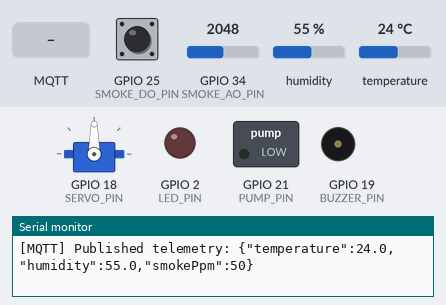
The sketch below on a simulated ESP32. Shown: servo, switched loads named in the sketch (green lamp = pin HIGH), output pins drawn as LEDs (lit = HIGH), buzzer (waves = sounding), the last lines printed to the serial monitor. The inputs (shaded band) are chosen by the test bench; at power-on: GPIO 25 (SMOKE_DO_PIN) HIGH, GPIO 34 (SMOKE_AO_PIN) = 2048, humidity 55 %, temperature 24 °C. WiFi joins after 1.5 s; servers stay silent unless stated; no MQTT or app messages arrive unless stated.

Above: at 2.7 s.
2.8 s: MQTT message "ON" arrives on the first subscribed topic
At 3.1 s:
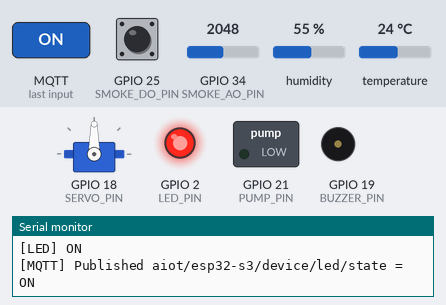
4.3 s: MQTT message "ON" arrives on the second subscribed topic
At 5.5 s:
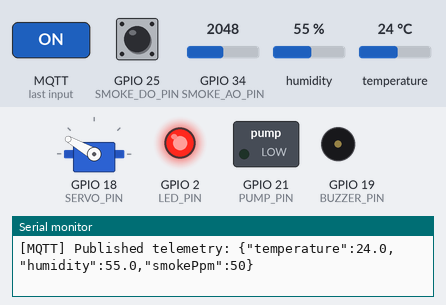
5.8 s: MQTT message "OFF" arrives on the first subscribed topic
At 6.6 s:
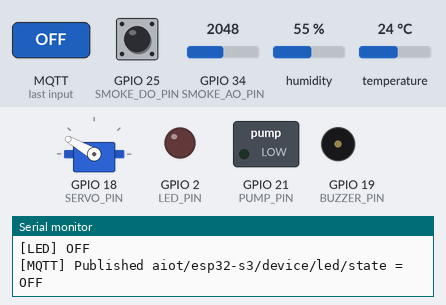
7.3 s: MQTT message "ON" arrives on the third subscribed topic
At 7.8 s:
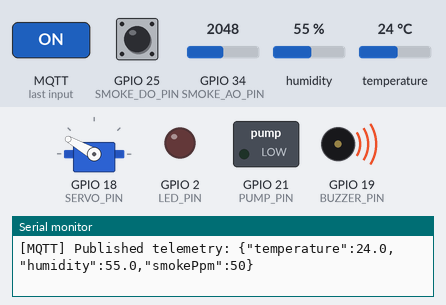
8.8 s: MQTT message "OFF" arrives on the second subscribed topic
At 10.0 s:
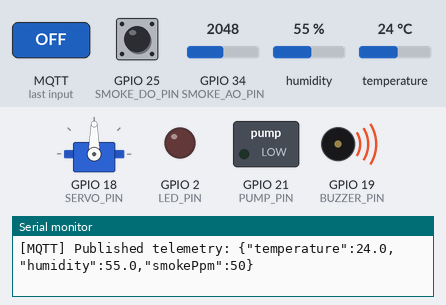
10.3 s: MQTT message "1" arrives on the first subscribed topic
At 11.3 s:
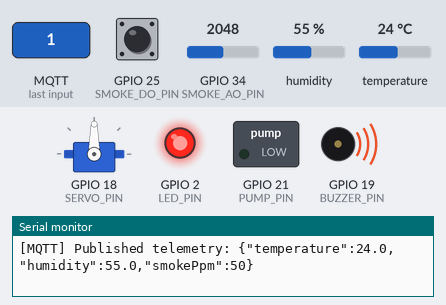
Timing chart, 0 to 12.8 s (numbered marks = the images above; inputs shaded):
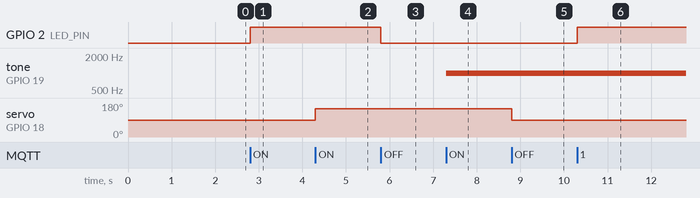

The sketch:

sketch.ino
```cpp
#include <WiFi.h>
#include <WiFiClientSecure.h>
#include <PubSubClient.h>
#include <ESP32Servo.h>
#include <DHTesp.h>

const char* WIFI_SSID = "Wokwi-GUEST";
const char* WIFI_PASSWORD = "";
const int WIFI_CHANNEL = 6;

const char* MQTT_HOST = "b66733af03914cf1a45702ed5b2f999d.s1.eu.hivemq.cloud";
const int MQTT_PORT = 8883;
const char* MQTT_USERNAME = "aiot_esp32";
const char* MQTT_PASSWORD = "Aiot@123456";

const char* MQTT_CLIENT_ID = "wokwi-esp32-devices-01";

const char* LED_COMMAND_TOPIC = "aiot/esp32-s3/device/led/set";
const char* LED_STATE_TOPIC = "aiot/esp32-s3/device/led/state";
const char* SERVO_COMMAND_TOPIC = "aiot/esp32-s3/device/servo/set";
const char* SERVO_STATE_TOPIC = "aiot/esp32-s3/device/servo/state";
const char* BUZZER_COMMAND_TOPIC = "aiot/esp32-s3/device/buzzer/set";
const char* BUZZER_STATE_TOPIC = "aiot/esp32-s3/device/buzzer/state";
const char* PUMP_COMMAND_TOPIC = "aiot/esp32-s3/device/pump/set";
const char* PUMP_STATE_TOPIC = "aiot/esp32-s3/device/pump/state";
const char* TELEMETRY_TOPIC = "aiot/esp32-s3/telemetry";

const int LED_PIN = 2;
const int DHT_PIN = 15;
const int SERVO_PIN = 18;
const int BUZZER_PIN = 19;
const int PUMP_PIN = 21;
const int SMOKE_DO_PIN = 25;
const int SMOKE_AO_PIN = 34;

bool ledState = false;
bool servoState = false;
bool buzzerState = false;
bool pumpState = false;

WiFiClientSecure wifiClient;
PubSubClient mqtt(wifiClient);
Servo valveServo;
DHTesp dhtSensor;
unsigned long lastTelemetryMs = 0;

bool payloadToState(String message, bool& state) {
  message.trim();
  message.toUpperCase();

  if (message == "ON" || message == "1" || message == "TRUE" || message == "OPEN") {
    state = true;
    return true;
  }

  if (message == "OFF" || message == "0" || message == "FALSE" || message == "CLOSE" || message == "CLOSED") {
    state = false;
    return true;
  }

  return false;
}

void publishDeviceState(const char* topic, bool state, const char* onPayload = "ON", const char* offPayload = "OFF") {
  const char* payload = state ? onPayload : offPayload;
  mqtt.publish(topic, payload, true);
  Serial.print("[MQTT] Published ");
  Serial.print(topic);
  Serial.print(" = ");
  Serial.println(payload);
}

void setLed(bool enabled) {
  ledState = enabled;
  digitalWrite(LED_PIN, enabled ? HIGH : LOW);
  Serial.print("[LED] ");
  Serial.println(enabled ? "ON" : "OFF");
  publishDeviceState(LED_STATE_TOPIC, ledState);
}

void setServo(bool enabled) {
  servoState = enabled;
  valveServo.write(enabled ? 150 : 90);
  Serial.print("[SERVO] ");
  Serial.println(enabled ? "OPEN" : "CLOSE");
  publishDeviceState(SERVO_STATE_TOPIC, servoState, "OPEN", "CLOSE");
}

void setBuzzer(bool enabled) {
  buzzerState = enabled;
  if (enabled) {
    tone(BUZZER_PIN, 1000);
  } else {
    noTone(BUZZER_PIN);
  }
  Serial.print("[BUZZER] ");
  Serial.println(enabled ? "ON" : "OFF");
  publishDeviceState(BUZZER_STATE_TOPIC, buzzerState);
}

void setPump(bool enabled) {
  pumpState = enabled;
  digitalWrite(PUMP_PIN, enabled ? HIGH : LOW);
  Serial.print("[PUMP] ");
  Serial.println(enabled ? "ON" : "OFF");
  publishDeviceState(PUMP_STATE_TOPIC, pumpState);
}

void publishAllStates() {
  publishDeviceState(LED_STATE_TOPIC, ledState);
  publishDeviceState(SERVO_STATE_TOPIC, servoState, "OPEN", "CLOSE");
  publishDeviceState(BUZZER_STATE_TOPIC, buzzerState);
  publishDeviceState(PUMP_STATE_TOPIC, pumpState);
}

void publishTelemetry() {
  TempAndHumidity reading = dhtSensor.getTempAndHumidity();
  int smokeRaw = analogRead(SMOKE_AO_PIN);
  int smokePpm = map(smokeRaw, 0, 4095, 0, 100);
  int smokeDigital = digitalRead(SMOKE_DO_PIN);

  if (isnan(reading.temperature) || isnan(reading.humidity)) {
    Serial.println("[SENSOR] DHT read failed, skip telemetry");
    return;
  }

  char payload[128];
  snprintf(
      payload,
      sizeof(payload),
      "{\"temperature\":%.1f,\"humidity\":%.1f,\"smokePpm\":%d}",
      reading.temperature,
      reading.humidity,
      smokePpm);

  mqtt.publish(TELEMETRY_TOPIC, payload, true);
  Serial.print("[SENSOR] Temp=");
  Serial.print(reading.temperature, 1);
  Serial.print("C Humidity=");
  Serial.print(reading.humidity, 1);
  Serial.print("% SmokeRaw=");
  Serial.print(smokeRaw);
  Serial.print(" SmokePPM=");
  Serial.print(smokePpm);
  Serial.print(" DO=");
  Serial.println(smokeDigital == LOW ? "ALERT" : "SAFE");
  Serial.print("[MQTT] Published telemetry: ");
  Serial.println(payload);
}

void publishTelemetryEvery(unsigned long intervalMs) {
  unsigned long now = millis();
  if (now - lastTelemetryMs < intervalMs) {
    return;
  }

  lastTelemetryMs = now;
  publishTelemetry();
}

void onMqttMessage(char* topic, byte* payload, unsigned int length) {
  String message;
  for (unsigned int i = 0; i < length; i++) {
    message += (char) payload[i];
  }

  bool nextState;
  if (!payloadToState(message, nextState)) {
    Serial.print("[MQTT] Unknown command: ");
    Serial.println(message);
    return;
  }

  Serial.print("[MQTT] Message on ");
  Serial.print(topic);
  Serial.print(": ");
  Serial.println(nextState ? "ON" : "OFF");

  if (strcmp(topic, LED_COMMAND_TOPIC) == 0) {
    setLed(nextState);
  } else if (strcmp(topic, SERVO_COMMAND_TOPIC) == 0) {
    setServo(nextState);
  } else if (strcmp(topic, BUZZER_COMMAND_TOPIC) == 0) {
    setBuzzer(nextState);
  } else if (strcmp(topic, PUMP_COMMAND_TOPIC) == 0) {
    setPump(nextState);
  }
}

void connectWifi() {
  Serial.print("[WiFi] Connecting to ");
  Serial.println(WIFI_SSID);

  WiFi.mode(WIFI_STA);
  WiFi.begin(WIFI_SSID, WIFI_PASSWORD, WIFI_CHANNEL);

  while (WiFi.status() != WL_CONNECTED) {
    delay(500);
    Serial.print(".");
  }

  Serial.println();
  Serial.print("[WiFi] Connected, IP: ");
  Serial.println(WiFi.localIP());
}

void connectMqtt() {
  while (!mqtt.connected()) {
    Serial.print("[MQTT] Connecting to HiveMQ Cloud... ");

    bool connected = mqtt.connect(MQTT_CLIENT_ID, MQTT_USERNAME, MQTT_PASSWORD);

    if (connected) {
      Serial.println("connected");
      mqtt.subscribe(LED_COMMAND_TOPIC);
      mqtt.subscribe(SERVO_COMMAND_TOPIC);
      mqtt.subscribe(BUZZER_COMMAND_TOPIC);
      mqtt.subscribe(PUMP_COMMAND_TOPIC);
      Serial.println("[MQTT] Subscribed to device command topics");
      publishAllStates();
      publishTelemetry();
    } else {
      Serial.print("failed, state=");
      Serial.println(mqtt.state());
      delay(2000);
    }
  }
}

void setup() {
  Serial.begin(115200);
  pinMode(LED_PIN, OUTPUT);
  pinMode(BUZZER_PIN, OUTPUT);
  pinMode(PUMP_PIN, OUTPUT);
  pinMode(SMOKE_DO_PIN, INPUT);
  digitalWrite(LED_PIN, LOW);
  digitalWrite(BUZZER_PIN, LOW);
  digitalWrite(PUMP_PIN, LOW);

  valveServo.attach(SERVO_PIN);
  valveServo.write(90);
  dhtSensor.setup(DHT_PIN, DHTesp::DHT22);

  wifiClient.setInsecure();
  mqtt.setServer(MQTT_HOST, MQTT_PORT);
  mqtt.setCallback(onMqttMessage);

  connectWifi();
  connectMqtt();
}

void loop() {
  if (WiFi.status() != WL_CONNECTED) {
    connectWifi();
  }

  if (!mqtt.connected()) {
    connectMqtt();
  }

  mqtt.loop();
  publishTelemetryEvery(1000);
}
```

Measured:
- after the input at 2.8 s, GPIO 2 (LED_PIN): LOW → HIGH at once
- after the input at 4.3 s, servo on GPIO 18 (SERVO_PIN): 90° → 150° at once
- after the input at 5.8 s, GPIO 2 (LED_PIN): HIGH → LOW at once
- after the input at 7.3 s, tone on GPIO 19 (BUZZER_PIN): silent → 1000 Hz at once
- after the input at 8.8 s, servo on GPIO 18 (SERVO_PIN): 150° → 90° at once
- after the input at 10.3 s, GPIO 2 (LED_PIN): LOW → HIGH at once
